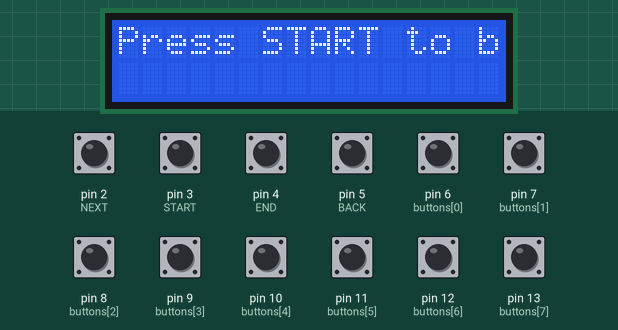
Simulated run of this sketch. Board: Arduino Uno, built with avr-gcc and run on an emulated ATmega328P. Shown: 16×2 character LCD. The inputs (shaded band) are chosen by the test bench; at power-on: pin 2 (NEXT), pin 3 (START), pin 4 (END), pin 5 (BACK), pin 6 (buttons[0]), pin 7 (buttons[1]), pin 8 (buttons[2]), pin 9 (buttons[3]), pin 10 (buttons[4]), pin 11 (buttons[5]), pin 12 (buttons[6]), pin 13 (buttons[7]) HIGH. Random numbers use the default seed unless the sketch sets one.

Above: at 1.2 s.
1.3 s: pin 3 (START) pulled LOW for 0.15 s
At 1.6 s:
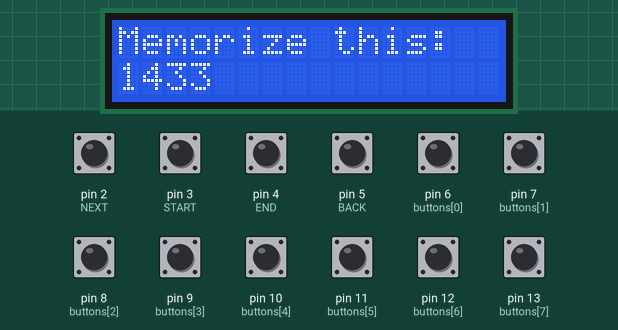
4.4 s: pin 6 (buttons[0]) pulled LOW for 1 s
At 5.7 s:
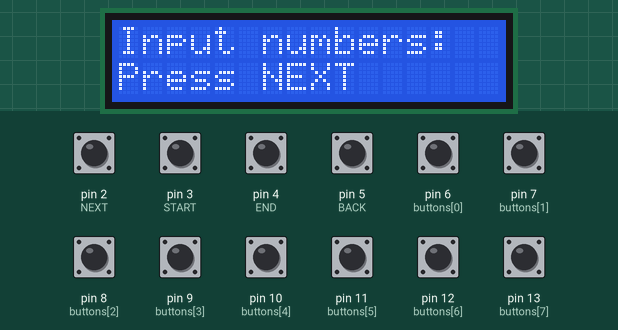
6.9 s: pin 5 (BACK) pulled LOW for 0.15 s
At 7.4 s:
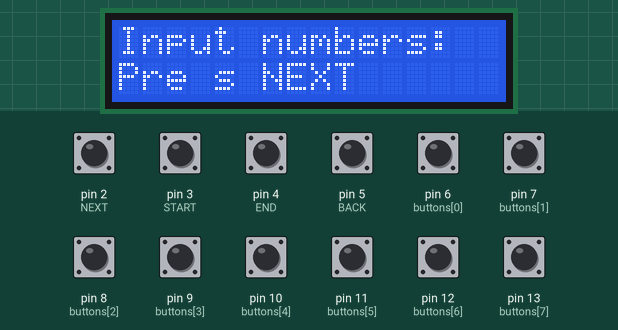
8.5 s: pin 5 (BACK) pulled LOW for 1 s
At 10.3 s:
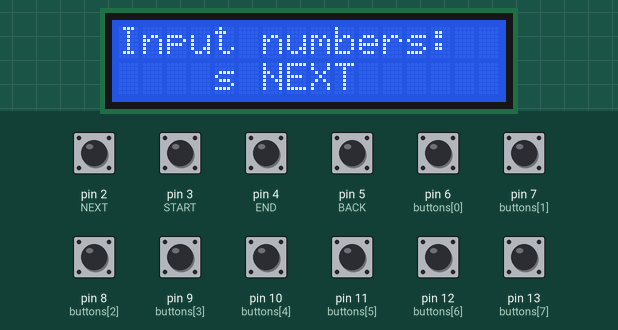
11.0 s: pin 7 (buttons[1]) pulled LOW for 0.15 s
At 11.7 s:
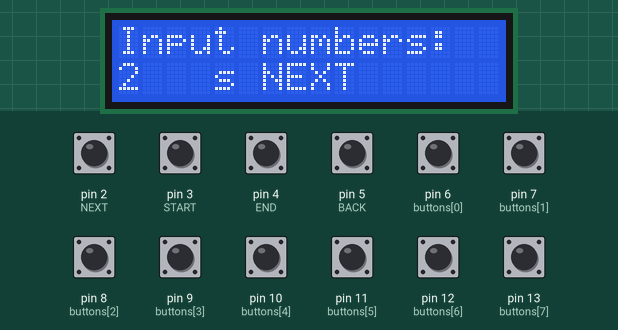
12.6 s: pin 8 (buttons[2]) pulled LOW for 0.15 s
At 12.9 s:
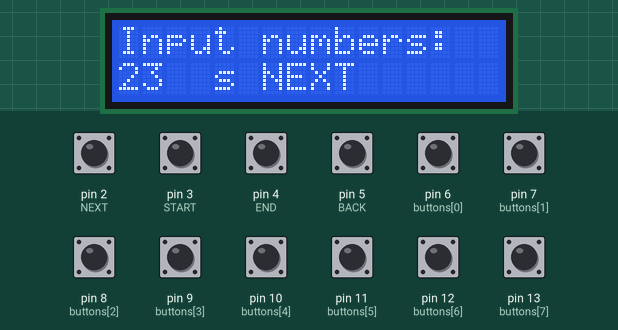
Timing chart, 0 to 15.2 s (numbered marks = the images above; inputs shaded):
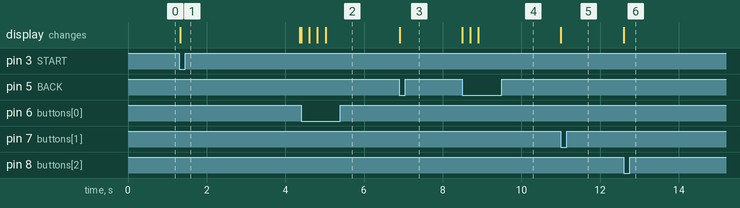

The sketch:

PrototypingMiniproject.ino
```cpp
#include <Wire.h>
#include <LiquidCrystal_I2C.h>

#define START 3
#define NEXT 2
#define BACK 5
#define END 4

#define NUM_BUTTONS 8
#define NUM_KEYS 4

int buttons[NUM_BUTTONS] = {6, 7, 8, 9, 10, 11, 12, 13};
int keys[NUM_KEYS] = {START, NEXT, BACK, END};

LiquidCrystal_I2C lcd(0x27, 16, 2);

int generatedNumbers[NUM_KEYS];
int userInput[NUM_KEYS];
int inputIndex = 0;

enum State {IDLE, GENERATE, USER_INPUT, CHECK, WAIT, REPEAT};
State currentState = IDLE;

void setup() {
  randomSeed(analogRead(0));
  lcd.init();
  lcd.backlight();
  for (int i = 0; i < NUM_KEYS; i++) {
    pinMode(keys[i], INPUT_PULLUP);
  }
  for (int i = 0; i < NUM_BUTTONS; i++) {
    pinMode(buttons[i], INPUT_PULLUP);
  }
  lcd.print("Press START to begin");
}

void loop() {
  switch (currentState) {
    case IDLE:
      if (digitalRead(START) == LOW) {
        currentState = GENERATE;
      }
      break;
    case GENERATE:
      generateNumbers();
      lcd.clear();
      displayNumbers();
      delay(3000);
      lcd.clear();
      lcd.print("Input numbers:");
      lcd.setCursor(0, 2);
      lcd.print("Press BACK to delete");
      inputIndex = 0;
      currentState = USER_INPUT;
      break;
    case USER_INPUT:
      readUserInput();
      if (inputIndex >= NUM_KEYS && digitalRead(NEXT) == LOW) {
        delay(200); // Wait for the NEXT button to be released
        currentState = CHECK;
      }
      break;

    case CHECK:
      lcd.clear();
      checkUserInput();
      currentState = WAIT;
      break;
    case WAIT:
      if (digitalRead(NEXT) == LOW) {
        currentState = GENERATE;
      } else if (digitalRead(BACK) == LOW) {
        currentState = REPEAT;
      }
      break;
    case REPEAT:
      displayNumbers();
      delay(3000);
      lcd.clear();
      lcd.print("Input numbers:");
      lcd.setCursor(0, 2);
      lcd.print("Press BACK to delete");
      inputIndex = 0;
      currentState = USER_INPUT;
      break;
  }
  if (digitalRead(END) == LOW) {
    currentState = IDLE;
    lcd.clear();
    lcd.print("Press START to begin");
  }
}

void generateNumbers() {
  for (int i = 0; i < NUM_KEYS; i++) {
    generatedNumbers[i] = random(1, NUM_BUTTONS + 1);
  }
}

void displayNumbers() {
  lcd.clear();
  lcd.setCursor(0, 0);
  lcd.print("Memorize this:");
  lcd.setCursor(0, 1);
  for (int i = 0; i < NUM_KEYS; i++) {
    lcd.print(generatedNumbers[i]);
  }
}


void readUserInput() {
  for (int i = 0; i < NUM_BUTTONS; i++) {
    if (digitalRead(buttons[i]) == LOW && inputIndex < NUM_KEYS) {
      userInput[inputIndex] = i + 1;
      lcd.setCursor(inputIndex, 1);
      lcd.print(userInput[inputIndex]);
      inputIndex++;
      if (inputIndex >= NUM_KEYS) {
        lcd.setCursor(0, 2);
        lcd.print("Press NEXT          ");
      }
      delay(200); // Ignore any additional button presses for 200 milliseconds
      break;
    }
  }
  if (digitalRead(BACK) == LOW && inputIndex > 0) {
    inputIndex--;
    lcd.setCursor(inputIndex, 1);
    lcd.print(" "); // Clear the previous number
    delay(200); // Ignore any additional button presses for 200 milliseconds
  }
}

void checkUserInput() {
  bool isCorrect = true;
  for (int i = 0; i < NUM_KEYS; i++) {
    if (userInput[i] != generatedNumbers[i]) {
      isCorrect = false;
      break;
    }
  }
  lcd.clear();
  if (isCorrect) {
    lcd.print("Good job!");
    lcd.setCursor(0, 1);
    lcd.print("NEXT to try new");
  } else {
    lcd.print("Please try again!");
    lcd.setCursor(0, 1);
    lcd.print("NEXT to try new");
    lcd.setCursor(0, 2);
    lcd.print("BACK to try again");
  }
}
```

Measured:
- after the input at 1.3 s, the display: changes at once (image 1)
- after the input at 4.4 s, the display: first changes at once (image 2 shows a later state)
- after the input at 6.9 s, the display: changes at once (image 3)
- after the input at 8.5 s, the display: first changes at once (image 4 shows a later state)
- after the input at 11.0 s, the display: changes at once (image 5)
- after the input at 12.6 s, the display: changes at once (image 6)
